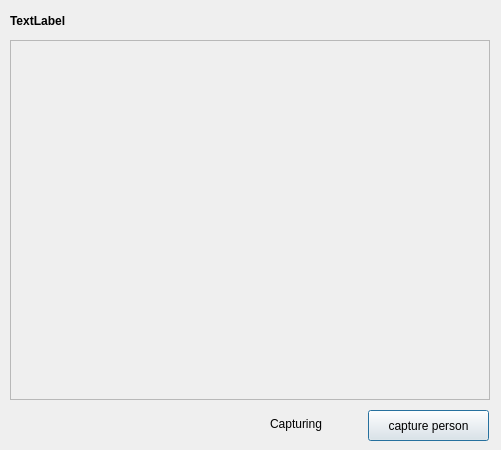
<?xml version="1.0" encoding="UTF-8"?>
<ui version="4.0">
 <class>Following</class>
 <widget class="QDialog" name="Following">
  <property name="geometry">
   <rect>
    <x>0</x>
    <y>0</y>
    <width>501</width>
    <height>450</height>
   </rect>
  </property>
  <property name="windowTitle">
   <string>Dialog</string>
  </property>
  <widget class="QLabel" name="cam_label">
   <property name="geometry">
    <rect>
     <x>10</x>
     <y>40</y>
     <width>480</width>
     <height>360</height>
    </rect>
   </property>
   <property name="frameShape">
    <enum>QFrame::StyledPanel</enum>
   </property>
   <property name="text">
    <string/>
   </property>
  </widget>
  <widget class="QLabel" name="follow_label">
   <property name="geometry">
    <rect>
     <x>10</x>
     <y>10</y>
     <width>101</width>
     <height>21</height>
    </rect>
   </property>
   <property name="font">
    <font>
     <weight>75</weight>
     <bold>true</bold>
    </font>
   </property>
   <property name="layoutDirection">
    <enum>Qt::LeftToRight</enum>
   </property>
   <property name="text">
    <string>TextLabel</string>
   </property>
  </widget>
  <widget class="QPushButton" name="capture_btn">
   <property name="geometry">
    <rect>
     <x>368</x>
     <y>410</y>
     <width>121</width>
     <height>31</height>
    </rect>
   </property>
   <property name="text">
    <string>capture person</string>
   </property>
  </widget>
  <widget class="QLabel" name="capture_label">
   <property name="geometry">
    <rect>
     <x>270</x>
     <y>415</y>
     <width>91</width>
     <height>17</height>
    </rect>
   </property>
   <property name="layoutDirection">
    <enum>Qt::RightToLeft</enum>
   </property>
   <property name="text">
    <string>Capturing</string>
   </property>
  </widget>
 </widget>
 <resources/>
 <connections/>
</ui>
